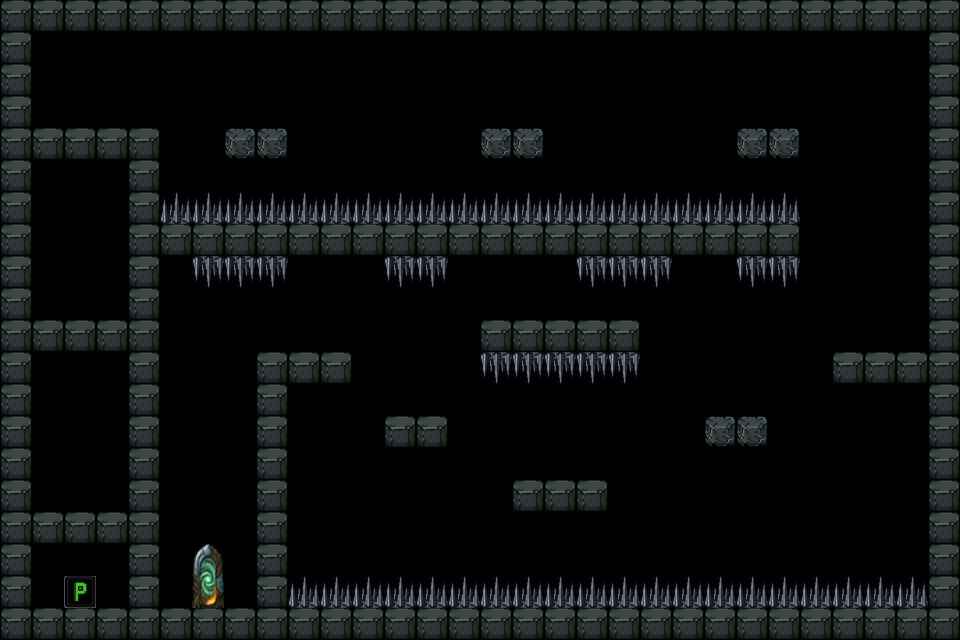

Below is a game level as drawn by its tile map, then a one-line description and the .tmx that defines it (tile-layer data replaced by summaries):
An orthogonal 30x20 tile map with 32x32 px tiles, 6 tile layers (solid, cracked, traps, oneway, ...), 2 tilesets.

<map version="1.10" tiledversion="1.12.1" orientation="orthogonal" renderorder="right-down" width="30" height="20" tilewidth="32" tileheight="32" infinite="0" nextlayerid="11" nextobjectid="1">
 <tileset firstgid="1" source="block.tsx" />
 <tileset firstgid="17" source="port.tsx" />
 <layer id="2" name="solid" width="30" height="20">
  <data>[600 cells, 119 non-empty, 1 distinct tile ids]</data>
 </layer>
 <layer id="10" name="cracked" width="30" height="20">
  <data>[600 cells, 8 non-empty, 1 distinct tile ids]</data>
 </layer>
 <layer id="6" name="traps" width="30" height="20">
  <data>[600 cells, 55 non-empty, 1 distinct tile ids]</data>
 </layer>
 <layer id="9" name="oneway" width="30" height="20">
  <data>[600 cells, 44 non-empty, 1 distinct tile ids]</data>
 </layer>
 <layer id="8" name="portal" width="30" height="20">
  <data>[600 cells, 1 non-empty, 1 distinct tile ids]</data>
 </layer>
 <layer id="7" name="player" width="30" height="20">
  <data>[600 cells, 1 non-empty, 1 distinct tile ids]</data>
 </layer>
</map>
